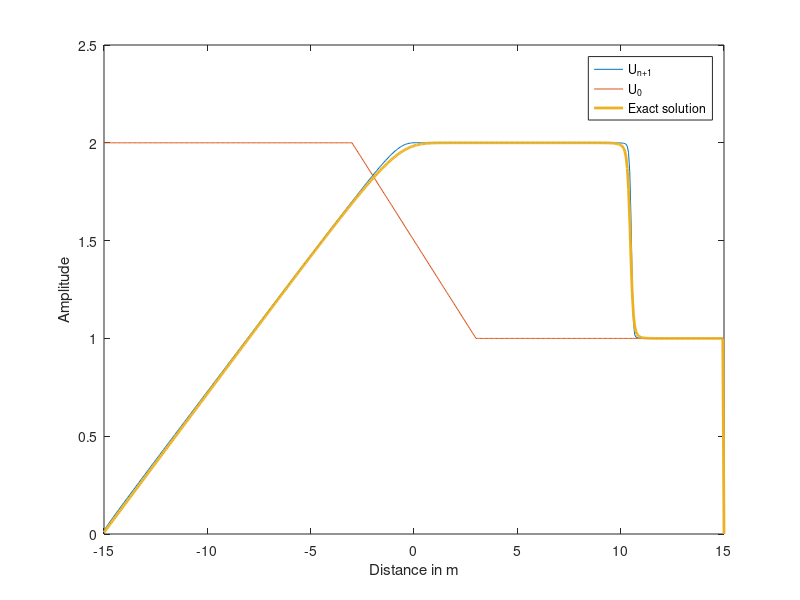

This chart was generated by the following MATLAB code: (Note: this script raises an error after producing the figure.)
clear
close all
clc

L=15;
N=500; %% points in space
dx=2*L/N; %% step size in space
x=-L:dx:L; %% domain
x=x';

c=7; %% Wave speed

dt=1/600; %% Step size in time
T=1; %% Final time
t=0:dt:T;
Nt=numel(t);

alpha=c*dt/dx; %% CFL


%% Initial condition

u0=zeros(1,numel(x));
for(jj=1:numel(x)-1)
    if(x(jj)<-L/5)
        u0(jj)=2;
    elseif(x(jj)<=L/5 && x(jj)>=-L/5)
        u0(jj)=(3-5*x(jj)/L)/2;
    elseif(x(jj)>L/5)
        u0(jj)=1;
    end
end

%% Analytical solution

ue=u0';
for(jj=1:numel(t))
    xt= x + c*ue*dt;
    xt= [x(1)-dx; xt ; x(end)+dx];
    ut=[0;ue;0];
    ue= interp1(xt, ut, x);
end

%% Lax wendroff method


u=u0;
for(i=2:N+1)
    K(i,i)=-1/2;
    K(i-1,i)=1/2;

    KP(i,i)=1/2;
    KP(i,i-1)=-1/2;
end
K(1,1)=-0.5;
KP(1,1)=0.5;

for(i=1:Nt)
    if(c<0)
        unp=u-((alpha*(K*(u.*u)'))+(alpha^2*(K*(u.*(K*(u.*u)')')')))';
    else
        unp=u-((alpha*(KP*(u.*u)'))+(alpha^2*(KP*(u.*(KP*(u.*u)')')')))';
    end

    u=unp;

end

 error_lax=sum((u-ue')/ue')^2;
 
plot(x,unp,x,u0,x,ue,"LineWidth",2)
legend("U_{n+1}","U_{0}","Exact solution")
xlabel("Distance in m")
ylabel("Amplitude")
fontsize(gca,15,'points')